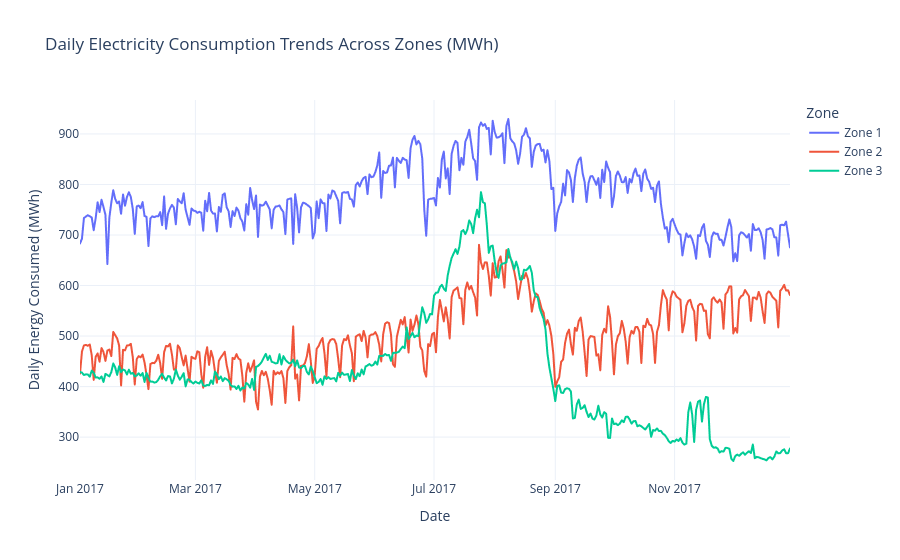

Notebook cell for this chart:
### Markdown cell above
### DATA VISUALIZATION

### Code cell
# Daily Energy consumption
import plotly.express as px
daily_df = df.groupby('Date')[['Energy_Zone1_kWh', 'Energy_Zone2_kWh', 'Energy_Zone3_kWh']].sum() / 1000
daily_df.columns = ['Zone 1', 'Zone 2', 'Zone 3']
daily_df = daily_df.reset_index()
daily_long = daily_df.melt(id_vars='Date', var_name='Zone', value_name='Daily_Energy_MWh')

fig = px.line(
    daily_long,
    x='Date',
    y='Daily_Energy_MWh',
    color='Zone',
    title='Daily Electricity Consumption Trends Across Zones (MWh)',
    labels={'Daily_Energy_MWh': 'Daily Energy Consumed (MWh)', 'Date': 'Date'},
    template='plotly_white'
)
fig.update_layout(hovermode='x unified')
fig.show()

### Figure 1 — Plotly figure (JSON) as saved in the notebook; plotly's stock layout.template omitted (floating-point values rounded to 4 significant figures; data arrays with more than 128 entries replaced by an {"elided": "..."} marker saying what was removed)
{"data": [{"hovertemplate": "Zone=Zone 1<br>Date=%{x}<br>Daily Energy Consumed (MWh)=%{y}<extra></extra>", "legendgroup": "Zone 1", "line": {"color": "#636efa", "dash": "solid"}, "marker": {"symbol": "circle"}, "mode": "lines", "name": "Zone 1", "showlegend": true, "type": "scattergl", "x": {"elided": "364 str values"}, "xaxis": "x", "y": {"elided": "364 float values"}, "yaxis": "y"}, {"hovertemplate": "Zone=Zone 2<br>Date=%{x}<br>Daily Energy Consumed (MWh)=%{y}<extra></extra>", "legendgroup": "Zone 2", "line": {"color": "#EF553B", "dash": "solid"}, "marker": {"symbol": "circle"}, "mode": "lines", "name": "Zone 2", "showlegend": true, "type": "scattergl", "x": {"elided": "364 str values"}, "xaxis": "x", "y": {"elided": "364 float values"}, "yaxis": "y"}, {"hovertemplate": "Zone=Zone 3<br>Date=%{x}<br>Daily Energy Consumed (MWh)=%{y}<extra></extra>", "legendgroup": "Zone 3", "line": {"color": "#00cc96", "dash": "solid"}, "marker": {"symbol": "circle"}, "mode": "lines", "name": "Zone 3", "showlegend": true, "type": "scattergl", "x": {"elided": "364 str values"}, "xaxis": "x", "y": {"elided": "364 float values"}, "yaxis": "y"}], "layout": {"hovermode": "x unified", "legend": {"title": {"text": "Zone"}, "tracegroupgap": 0}, "title": {"text": "Daily Electricity Consumption Trends Across Zones (MWh)"}, "xaxis": {"anchor": "y", "domain": [0, 1], "title": {"text": "Date"}}, "yaxis": {"anchor": "x", "domain": [0, 1], "title": {"text": "Daily Energy Consumed (MWh)"}}}}
